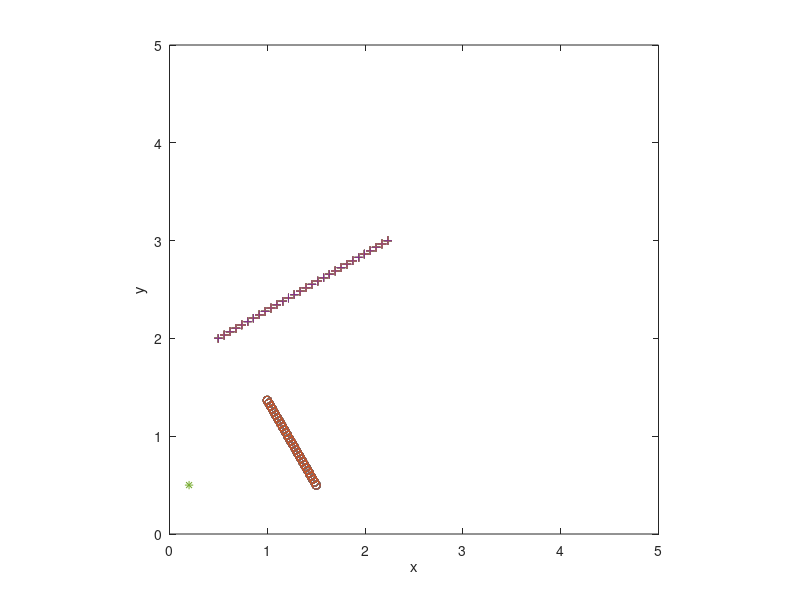

The MATLAB source for this figure:
% CODE FOR SIMULATION OF WAVES IN INDOOR ENVIRONMENT 
% VERSION: SEPT8, 2023
% ENVIRONMENT: CORNER REFLECTOR (2 WALLS) INCLUDING MULTIPLE SCATTERING

% NOTE: This code focuses on the scattering response matrix for 
% multi-static sensing array outside ROI. 

%%%% Edwin Marengo Fuentes

% _______________________

clear 

% SYSTEM

% consider a PEC corner reflector. The Region of Interest (ROI) is 
% within a square of sides L , and we can normalize L = 1 for 
% simplicity. The other dimensions, like wavelength, are then given as 
% a fraction of the room size. Source strength = 1 , no loss of generality.
% Target is in the ROI. Multi-static array, transmit-receive is outside
% ROI. This code focuses on the computation of the response matrix K.

%% ROI is where the scatterer is located. 

% Schematic: 

%                                       rrrrrr receive array
%
%                               !                        t       transmit
%                               !                         t         array
%                               !                          t
%                               !                           t
%                               !  *                         t
%                               !  target
%_______________________________!__________________________________

% System: we have a transmit array, at an inclination angle, and 
% a receive array, at an inclination angle, located outside ROI 
% where the target is located. Target is a scatterer, it re-emits.
% We have 2 walls, a corner reflector, as the indoor environment in this 
% code. 

% REVERBERATION PARAMETER Reverb: can have Reverb any complex number, 
% to simulate a realistic wall. PEC, perfect electric conductor has 
% Reverb=1, perfect magnetic conductor is Reverb=-1, etc. but we can 
% have cases in between, where magnitude of Reverb <= 1. We can assume
% for simplicity Reverb is a real value between 0 and 1. If magnitude 
% of Reverb is below 1, we have dissipation or loss of energy at the walls
% in the sense that energy is propagated into the interior of the wall,
% and not reflected back into the ROI. 

Reverb=1;

% NOTE: 
% PHYSICIST VERSUS ENGINEERING NOTATION FOR FOURIER TRANSFORM: we use 
% physicist's notation, so exp(ikr) is wave traveling in positive r sense.

% _________________________

% FIXED VARIABLES 

% wavelength lambda:

lambda=0.2; % notice that the ROI has dimensions 1 times 1, so this 
% lambda is relative to the ROI length (L);

% wavenumber of the field = 2*pi/lambda;

k=2*pi/lambda;

% receiver position: X_r, Y_r; this is variable; 
% transmitter position: X_t, Y_t; we will fix this in this code, per run;

x0_transmit=0.5;
y0_transmit=2;
alpha=pi/6; % radians, inclination of the transmit array;
number_transmitters=30;
transmitter_length=2;
transmitter_horizontal_separation=transmitter_length*(cos(alpha));
transmitter_vertical_separation=transmitter_length*(sin(alpha));
x0_receive=1.5;
y0_receive=0.5;
beta=pi/2+pi/6; % inclination of the receive array;
number_receivers=30;
receiver_length=1;
receiver_horizontal_separation=receiver_length*(cos(beta));
receiver_vertical_separation=receiver_length*(sin(beta));

% an epsilon added next, to avoid 'singularities' in the special case 
% of a single transmitter, etc. 

epsilon=1e-6;

for uu=1:number_transmitters % transmitters
    for vv=1:number_receivers % receivers 

        XXtransmit(uu,vv)=x0_transmit+(uu-1)*transmitter_horizontal_separation/(number_transmitters-1+epsilon);
        YYtransmit(uu,vv)=y0_transmit+(uu-1)*transmitter_vertical_separation/(number_transmitters-1+epsilon);
        XXreceive(uu,vv)=x0_receive+(vv-1)*receiver_horizontal_separation/(number_receivers-1+epsilon);
        YYreceive(uu,vv)=y0_receive+(vv-1)*receiver_vertical_separation/(number_receivers-1+epsilon);

X_t=XXtransmit(uu,vv);
Y_t=YYtransmit(uu,vv);
X_r=XXreceive(uu,vv);
Y_r=YYreceive(uu,vv);

% NOTE: Transmitter positions can be outside the ROI. The ROI is 
% for the receiver positions.

% Now we can add the positions of the images: 


%                          image 4     !     * original source 
%                                      !
%                                      !
%------------------------------------------------------------------
%
%                          image 3          image 2

X_t2=X_t;
Y_t2=-Y_t;
X_t3=-X_t;
Y_t3=-Y_t;
X_t4=-X_t;
Y_t4=Y_t;

% in this code we add different degrees of reverberation or reflectivity
% at the walls, via a new parameter Reverb varying between 0 and 1,
% where 0 means no reverberation or reflections, while 1 is the usual 
% PEC conditions. 


%for ii=1:100
%    for jj=1:100

%        X_r=ii/100;
%        Y_r=jj/100;

% line of sight contribution:
D=sqrt((X_r-X_t)^2+(Y_r-X_t)^2);
s_i1=-exp(i*k*D)/(4*pi*D);

% image 2 contribution: it is 'negative' image;
D=sqrt((X_r-X_t2)^2+(Y_r-Y_t2)^2);
s_i2=exp(i*k*D)/(4*pi*D);

% image 3 contribution: it is 'positive' image;
D=sqrt((X_r-X_t3)^2+(Y_r-Y_t3)^2);
s_i3=-exp(i*k*D)/(4*pi*D);

% image 4 contribution: is it 'negative' image;
D=sqrt((X_r-X_t4)^2+(Y_r-Y_t4)^2);
s_i4=exp(i*k*D)/(4*pi*D);

% total: 

%Reverb=1

s_i(uu,vv)=s_i1+Reverb*(s_i2+s_i3+s_i4); % this is the background signal.

%%%% This completes the calculation of the incident field, without
% scatterers in the ROI. This is the incident field only. 

%%%%%%%%%%%%%%%%%% adding the scatterers.

%% single scatterer

% scattering strength tau1, position X_s1, Y_s1.

tau1=1;
% this is the scattering strength;

% positions: we can use the same positions used in the prior grid, ROI
% but we have to make sure that in the calculations we do not include 
% the same 'ii,jj' when computing the scattered field, since it would 
% give a singularity; we can use the neighbor value in that case; 

%II=ii;
%JJ=jj;
%X_s1=II/100;
%Y_s1=JJ/100;

X_s1=0.2;

Y_s1=0.5;

distancex=2*X_s1;
distancey=2*Y_s1;
distancesq=sqrt(distancex^2+distancey^2);

g02x=-exp(i*k*distancex)/(4*pi*distancex);
g02y=-exp(i*k*distancey)/(4*pi*distancey);
g02sq=-exp(i*k*distancesq)/(4*pi*distancesq);

% incident field at the target:

%%%%%%%%%%%%%%%%% 

X_r=X_s1;
Y_r=Y_s1; % probing field coming from the transmit array; arrives at target;

% line of sight contribution:
D=sqrt((X_r-X_t)^2+(Y_r-X_t)^2);
sTarget_i1=-exp(i*k*D)/(4*pi*D);

% image 2 contribution: it is 'negative' image;
D=sqrt((X_r-X_t2)^2+(Y_r-Y_t2)^2);
sTarget_i2=exp(i*k*D)/(4*pi*D);

% image 3 contribution: it is 'positive' image;
D=sqrt((X_r-X_t3)^2+(Y_r-Y_t3)^2);
sTarget_i3=-exp(i*k*D)/(4*pi*D);

% image 4 contribution: is it 'negative' image;
D=sqrt((X_r-X_t4)^2+(Y_r-Y_t4)^2);
sTarget_i4=exp(i*k*D)/(4*pi*D);

% total: 

%Reverb=1

field_incident=sTarget_i1+Reverb*(sTarget_i2+sTarget_i3+sTarget_i4);


%%%%%%%%%%%%%%%%%

% total field: 

field_total=field_incident/(1+tau1*g02x+tau1*g02y-tau1*g02sq);

scattered_source=tau1*field_total; % this is the amplitude of the 
% scatterer's source, which radiates into the receiver array; 

%%% this radiates, into the receiver array: we evaluate the received field
%%% at the array: 

%%%%%%%%%%%%%%%%%%%%%%%%%%

X_t=X_s1;
Y_t=Y_s1; % target acts as emitter;
X_r=XXreceive(uu,vv);
Y_r=YYreceive(uu,vv); % wave signal sent to the receive array;

X_t2=X_t;
Y_t2=-Y_t;
X_t3=-X_t;
Y_t3=-Y_t;
X_t4=-X_t;
Y_t4=Y_t;

% line of sight contribution:
D=sqrt((X_r-X_t)^2+(Y_r-X_t)^2);
sReceive_i1=-exp(i*k*D)/(4*pi*D);

% image 2 contribution: it is 'negative' image;
D=sqrt((X_r-X_t2)^2+(Y_r-Y_t2)^2);
sReceive_i2=exp(i*k*D)/(4*pi*D);

% image 3 contribution: it is 'positive' image;
D=sqrt((X_r-X_t3)^2+(Y_r-Y_t3)^2);
sReceive_i3=-exp(i*k*D)/(4*pi*D);

% image 4 contribution: is it 'negative' image;
D=sqrt((X_r-X_t4)^2+(Y_r-Y_t4)^2);
sReceive_i4=exp(i*k*D)/(4*pi*D);

% total: 

%Reverb=1

sReceive_i=sReceive_i1+Reverb*(sReceive_i2+sReceive_i3+sReceive_i4);
% this is the Green's function or propagator from target to receivers;

K(uu,vv)=scattered_source*sReceive_i;

% matrix K: this is the 'response matrix' of the scattering system.

%%%%%%%%%%%%%%%%%%%%%%%%%%



    end
end

%%% For the signal processing, we may need the vectorized form of the 
%%% matrices.

s_iv=reshape(s_i,[],1);  % column vector; probing field signals/data.
Kv=reshape(K,[],1); % data perturbation, scattered field signals/data. 
% In the coherent change detection methods we use projections of the two.

% Recommended plots: 

% Geometry: 

plot(XXreceive',YYreceive','o');
hold
plot(XXtransmit,YYtransmit,'+');
plot(X_s1,Y_s1,'*');
axis('square')
axis([0 5 0 5]);
xlabel('x');
ylabel('y');


% plot real, imag parts of s_i, K, subarrays of those, etc. 

% FUTURE additions: add the signal processing for detection.















